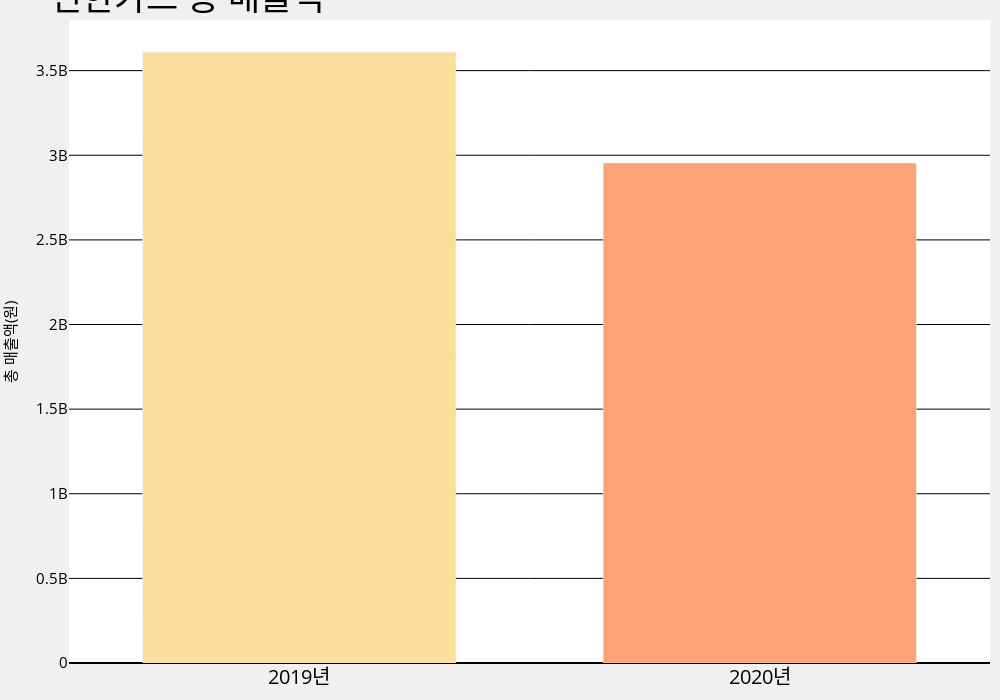

Notebook cell for this chart:
### Code cell
# 신한카드 총 매출액
fig= go.Figure()
fig.add_trace(go.Bar(x= ['2019년','2020년'], 
                     y= sh_gb.groupby('YEAR').sum().reset_index()['USE_AMT'],
                    marker_color=px.colors.sequential.Sunsetdark))
fig.update_layout(plot_bgcolor='rgb(255,255,255)',
    title='신한카드 총 매출액',
    width=1000,
    height=700,
    font=dict(
    size=25,
    color="black"
    ),
    margin=dict(l=20, r=10, t=20, b=10), paper_bgcolor="rgb(240, 240, 240)",
    xaxis_tickfont_size=20,
    yaxis=dict(
        title='총 매출액(원)',
        titlefont_size=15,
        tickfont_size=15,
        gridcolor='black',
        zeroline= True,
        zerolinecolor= 'black'
    ),
    barmode='group',
    bargap=0.15, # gap between bars of adjacent location coordinates.
    bargroupgap=0.2, # gap between bars of the same location coordinate
)
fig.show()

### Figure 1 — Plotly figure (JSON) as saved in the notebook; plotly's stock layout.template omitted (floating-point values rounded to 4 significant figures)
{"data": [{"marker": {"color": ["rgb(252, 222, 156)", "rgb(250, 164, 118)", "rgb(240, 116, 110)", "rgb(227, 79, 111)", "rgb(220, 57, 119)", "rgb(185, 37, 122)", "rgb(124, 29, 111)"]}, "type": "bar", "x": ["2019년", "2020년"], "y": [3609330119, 2954185930]}], "layout": {"bargap": 0.15, "bargroupgap": 0.2, "barmode": "group", "font": {"color": "black", "size": 25}, "height": 700, "margin": {"b": 10, "l": 20, "r": 10, "t": 20}, "paper_bgcolor": "rgb(240, 240, 240)", "plot_bgcolor": "rgb(255,255,255)", "title": {"text": "신한카드 총 매출액"}, "width": 1000, "xaxis": {"tickfont": {"size": 20}}, "yaxis": {"gridcolor": "black", "tickfont": {"size": 15}, "title": {"font": {"size": 15}, "text": "총 매출액(원)"}, "zeroline": true, "zerolinecolor": "black"}}}
